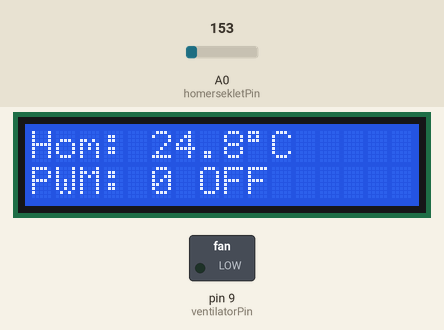
Simulated run of this sketch. Board: Arduino Uno, built with avr-gcc and run on an emulated ATmega328P. On the bench: 16×2 character LCD, switched loads named in the sketch (green lamp = pin HIGH). The inputs (shaded band) are chosen by the test bench; at power-on: A0 (homersekletPin) = 153. What the sketch prints to the serial monitor is not drawn.

Above: at 2.7 s.
2.8 s: A0 (homersekletPin) set to 154
At 4.2 s:
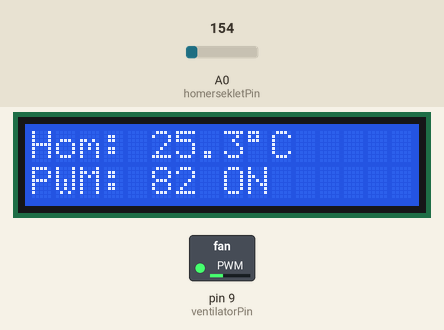
5.0 s: A0 (homersekletPin) set to 191
At 6.2 s:
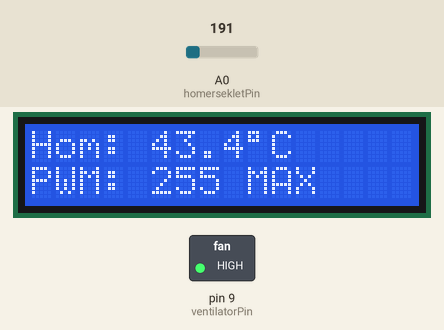
7.1 s: A0 (homersekletPin) set to 165
At 8.2 s:
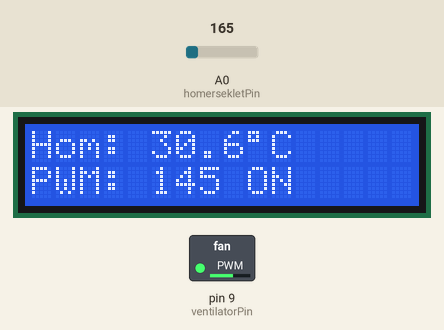
9.1 s: A0 (homersekletPin) set to 175
At 10.2 s:
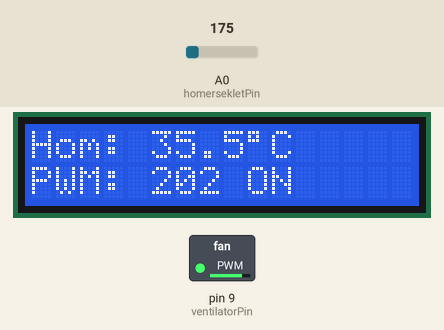
Timing chart, 0 to 12.1 s (numbered marks = the images above; inputs shaded):
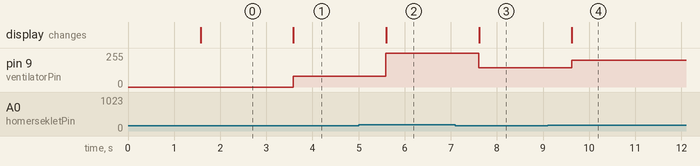

The sketch:

pwm_venti1.ino
```cpp
#include <LiquidCrystal.h>

// LCD bekötése:
// RS = 12, E = 11, D4 = 5, D5 = 4, D6 = 3, D7 = 2
LiquidCrystal lcd(12, 11, 5, 4, 3, 2);

const int homersekletPin = A0;
const int ventilatorPin = 9;

const float alsoHatar = 25.0;
const float felsoHatar = 40.0;

void setup() {
  pinMode(ventilatorPin, OUTPUT);

  Serial.begin(9600);

  lcd.begin(16, 2);
  lcd.clear();
  lcd.setCursor(0, 0);
  lcd.print("Ventilator PWM");
  lcd.setCursor(0, 1);
  lcd.print("Inditas...");
  delay(1500);
}

void loop() {
  int analogErtek = analogRead(homersekletPin);

  // Analóg érték átszámítása feszültségre
  float feszultseg = analogErtek * (5.0 / 1023.0);

  // TMP36 hőmérséklet számítása Celsius-fokban
  float homerseklet = (feszultseg - 0.5) * 100.0;

  int pwmErtek = 0;

  if (homerseklet < alsoHatar) {
    pwmErtek = 0;
  } else if (homerseklet >= felsoHatar) {
    pwmErtek = 255;
  } else {
    // 25 és 40 °C között fokozatos fordulatszám-növelés
    pwmErtek = map(homerseklet * 10, alsoHatar * 10, felsoHatar * 10, 80, 255);
  }

  analogWrite(ventilatorPin, pwmErtek);


  Serial.print("Homerseklet: ");
  Serial.print(homerseklet);
  Serial.print(" C | PWM: ");
  Serial.println(pwmErtek);

  // LCD kiírás
  lcd.clear();
  lcd.setCursor(0, 0);
  lcd.print("Hom: ");
  lcd.print(homerseklet, 1);
  lcd.print((char)223);
  lcd.print("C");

  lcd.setCursor(0, 1);
  lcd.print("PWM: ");
  lcd.print(pwmErtek);

  if (pwmErtek == 0) {
    lcd.print(" OFF");
  } else if (pwmErtek == 255) {
    lcd.print(" MAX");
  } else {
    lcd.print(" ON");
  }

  delay(1000);
}
```

Measured:
- the behaviour switches between 153 and 154 on A0 (homersekletPin) (found by bisection; images 0 and 1)
- after the input at 2.8 s, pin 9 (ventilatorPin): 0/255 → 82/255 after 0.78 s; the display: changes after 0.79 s (image 1)
- after the input at 5.0 s, pin 9 (ventilatorPin): 82/255 → 255/255 after 0.59 s; the display: changes after 0.60 s (image 2)
- after the input at 7.1 s, pin 9 (ventilatorPin): 255/255 → 145/255 after 0.51 s; the display: changes after 0.51 s (image 3)
- after the input at 9.1 s, pin 9 (ventilatorPin): 145/255 → 202/255 after 0.52 s; the display: changes after 0.53 s (image 4)
